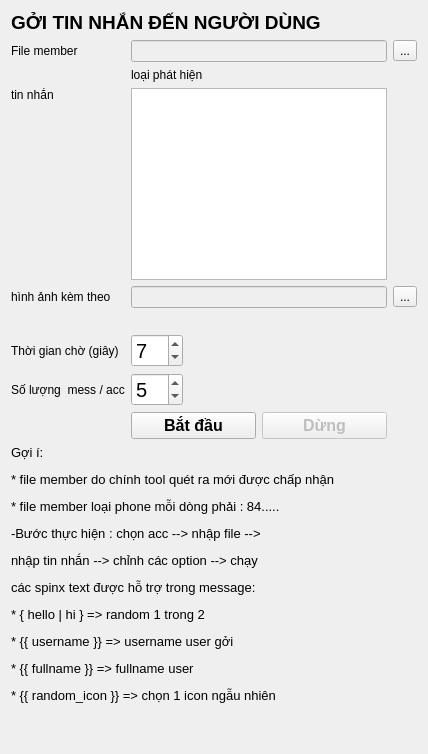
               <widget class="QWidget" name="page_8">
                <layout class="QGridLayout" name="gridLayout_15">
                 <item row="4" column="0">
                  <widget class="QLabel" name="label_5">
                   <property name="text">
                    <string>hình ảnh kèm theo</string>
                   </property>
                  </widget>
                 </item>
                 <item row="1" column="1" colspan="2">
                  <widget class="QLineEdit" name="le_filemem_sendmess">
                   <property name="enabled">
                    <bool>false</bool>
                   </property>
                   <property name="sizePolicy">
                    <sizepolicy hsizetype="Expanding" vsizetype="Fixed">
                     <horstretch>0</horstretch>
                     <verstretch>0</verstretch>
                    </sizepolicy>
                   </property>
                  </widget>
                 </item>
                 <item row="6" column="0">
                  <widget class="QLabel" name="label_34">
                   <property name="text">
                    <string>Thời gian chờ (giây)</string>
                   </property>
                  </widget>
                 </item>
                 <item row="1" column="3">
                  <widget class="QToolButton" name="btn_loadfile_mem_sendmess">
                   <property name="sizePolicy">
                    <sizepolicy hsizetype="Fixed" vsizetype="Fixed">
                     <horstretch>0</horstretch>
                     <verstretch>0</verstretch>
                    </sizepolicy>
                   </property>
                   <property name="text">
                    <string>...</string>
                   </property>
                  </widget>
                 </item>
                 <item row="8" column="2">
                  <widget class="QPushButton" name="btn_stop_sendmess">
                   <property name="enabled">
                    <bool>false</bool>
                   </property>
                   <property name="font">
                    <font>
                     <pointsize>12</pointsize>
                     <weight>75</weight>
                     <bold>true</bold>
                    </font>
                   </property>
                   <property name="text">
                    <string>Dừng</string>
                   </property>
                  </widget>
                 </item>
                 <item row="4" column="3">
                  <widget class="QToolButton" name="btn_image_sendmess">
                   <property name="text">
                    <string>...</string>
                   </property>
                  </widget>
                 </item>
                 <item row="7" column="1" alignment="Qt::AlignLeft">
                  <widget class="QSpinBox" name="sp_num_sendmess">
                   <property name="sizePolicy">
                    <sizepolicy hsizetype="Expanding" vsizetype="Fixed">
                     <horstretch>0</horstretch>
                     <verstretch>0</verstretch>
                    </sizepolicy>
                   </property>
                   <property name="font">
                    <font>
                     <pointsize>15</pointsize>
                    </font>
                   </property>
                   <property name="value">
                    <number>5</number>
                   </property>
                  </widget>
                 </item>
                 <item row="10" column="1">
                  <spacer name="verticalSpacer_9">
                   <property name="orientation">
                    <enum>Qt::Vertical</enum>
                   </property>
                   <property name="sizeHint" stdset="0">
                    <size>
                     <width>20</width>
                     <height>40</height>
                    </size>
                   </property>
                  </spacer>
                 </item>
                 <item row="2" column="1">
                  <widget class="QLabel" name="lb_type_sendmess">
                   <property name="text">
                    <string>loại phát hiện</string>
                   </property>
                  </widget>
                 </item>
                 <item row="5" column="1" colspan="2">
                  <widget class="QLabel" name="lb_image_sendmess">
                   <property name="text">
                    <string/>
                   </property>
                   <property name="scaledContents">
                    <bool>true</bool>
                   </property>
                  </widget>
                 </item>
                 <item row="3" column="0" alignment="Qt::AlignTop">
                  <widget class="QLabel" name="label_35">
                   <property name="sizePolicy">
                    <sizepolicy hsizetype="Preferred" vsizetype="Fixed">
                     <horstretch>0</horstretch>
                     <verstretch>0</verstretch>
                    </sizepolicy>
                   </property>
                   <property name="text">
                    <string>tin nhắn</string>
                   </property>
                  </widget>
                 </item>
                 <item row="7" column="0">
                  <widget class="QLabel" name="label_40">
                   <property name="text">
                    <string>Số lượng  mess / acc</string>
                   </property>
                  </widget>
                 </item>
                 <item row="4" column="1" colspan="2">
                  <widget class="QLineEdit" name="le_image_sendmess">
                   <property name="enabled">
                    <bool>false</bool>
                   </property>
                  </widget>
                 </item>
                 <item row="1" column="0">
                  <widget class="QLabel" name="label_32">
                   <property name="text">
                    <string>File member</string>
                   </property>
                  </widget>
                 </item>
                 <item row="8" column="1">
                  <widget class="QPushButton" name="btn_start_sendmess">
                   <property name="font">
                    <font>
                     <pointsize>12</pointsize>
                     <weight>75</weight>
                     <bold>true</bold>
                    </font>
                   </property>
                   <property name="text">
                    <string>Bắt đầu</string>
                   </property>
                  </widget>
                 </item>
                 <item row="3" column="1" colspan="2">
                  <widget class="QTextEdit" name="text_message"/>
                 </item>
                 <item row="6" column="1" alignment="Qt::AlignLeft">
                  <widget class="QSpinBox" name="sp_deleay_sendmess">
                   <property name="sizePolicy">
                    <sizepolicy hsizetype="Expanding" vsizetype="Fixed">
                     <horstretch>0</horstretch>
                     <verstretch>0</verstretch>
                    </sizepolicy>
                   </property>
                   <property name="font">
                    <font>
                     <pointsize>15</pointsize>
                    </font>
                   </property>
                   <property name="value">
                    <number>7</number>
                   </property>
                  </widget>
                 </item>
                 <item row="9" column="0" colspan="4">
                  <widget class="QLabel" name="label_42">
                   <property name="font">
                    <font>
                     <pointsize>10</pointsize>
                    </font>
                   </property>
                   <property name="styleSheet">
                    <string notr="true"/>
                   </property>
                   <property name="text">
                    <string>&lt;html&gt;&lt;head/&gt;&lt;body&gt;&lt;p&gt;Gợi í:&lt;/p&gt;&lt;p&gt;* file member do chính tool quét ra mới được chấp nhận&lt;/p&gt;&lt;p&gt;* file member loại phone mỗi dòng phải : 84.....&lt;/p&gt;&lt;p&gt;-Bước thực hiện : chọn acc --&amp;gt; nhập file --&amp;gt;&lt;/p&gt;&lt;p&gt;nhập tin nhắn --&amp;gt; chỉnh các option --&amp;gt; chạy&lt;/p&gt;&lt;p&gt;các spinx text được hỗ trợ trong message:&lt;/p&gt;&lt;p&gt;* { hello | hi } =&amp;gt; random 1 trong 2&lt;/p&gt;&lt;p&gt;* {{ username }} =&amp;gt; username user gởi&lt;/p&gt;&lt;p&gt;* {{ fullname }} =&amp;gt; fullname user&lt;/p&gt;&lt;p&gt;* {{ random_icon }} =&amp;gt; chọn 1 icon ngẫu nhiên&lt;/p&gt;&lt;/body&gt;&lt;/html&gt;</string>
                   </property>
                   <property name="textInteractionFlags">
                    <set>Qt::LinksAccessibleByMouse|Qt::TextSelectableByMouse</set>
                   </property>
                  </widget>
                 </item>
                 <item row="0" column="0" colspan="3">
                  <widget class="QLabel" name="label_33">
                   <property name="font">
                    <font>
                     <pointsize>14</pointsize>
                     <weight>75</weight>
                     <bold>true</bold>
                    </font>
                   </property>
                   <property name="styleSheet">
                    <string notr="true"/>
                   </property>
                   <property name="text">
                    <string>GỞI TIN NHẮN ĐẾN NGƯỜI DÙNG</string>
                   </property>
                   <property name="wordWrap">
                    <bool>true</bool>
                   </property>
                  </widget>
                 </item>
                </layout>
               </widget>
